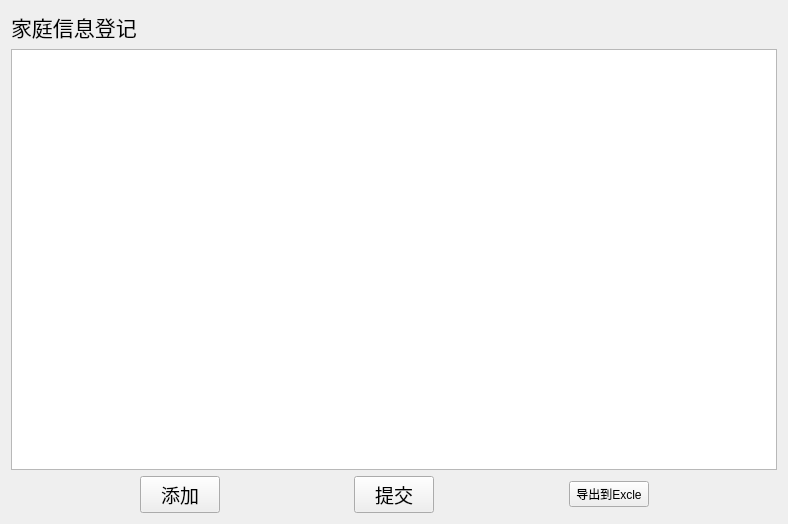
<?xml version="1.0" encoding="UTF-8"?>
<ui version="4.0">
 <class>W_Info_Jia</class>
 <widget class="QWidget" name="W_Info_Jia">
  <property name="geometry">
   <rect>
    <x>0</x>
    <y>0</y>
    <width>788</width>
    <height>524</height>
   </rect>
  </property>
  <property name="windowTitle">
   <string>Form</string>
  </property>
  <layout class="QGridLayout" name="gridLayout">
   <item row="3" column="0">
    <layout class="QHBoxLayout" name="horizontalLayout">
     <item>
      <spacer name="horizontalSpacer_2">
       <property name="orientation">
        <enum>Qt::Horizontal</enum>
       </property>
       <property name="sizeHint" stdset="0">
        <size>
         <width>40</width>
         <height>20</height>
        </size>
       </property>
      </spacer>
     </item>
     <item>
      <widget class="QPushButton" name="pushButton">
       <property name="font">
        <font>
         <family>Agency FB</family>
         <pointsize>14</pointsize>
        </font>
       </property>
       <property name="text">
        <string>添加</string>
       </property>
      </widget>
     </item>
     <item>
      <spacer name="horizontalSpacer">
       <property name="orientation">
        <enum>Qt::Horizontal</enum>
       </property>
       <property name="sizeHint" stdset="0">
        <size>
         <width>40</width>
         <height>20</height>
        </size>
       </property>
      </spacer>
     </item>
     <item>
      <widget class="QPushButton" name="pushButton_2">
       <property name="font">
        <font>
         <family>Agency FB</family>
         <pointsize>14</pointsize>
        </font>
       </property>
       <property name="text">
        <string>提交</string>
       </property>
      </widget>
     </item>
     <item>
      <spacer name="horizontalSpacer_3">
       <property name="orientation">
        <enum>Qt::Horizontal</enum>
       </property>
       <property name="sizeHint" stdset="0">
        <size>
         <width>40</width>
         <height>20</height>
        </size>
       </property>
      </spacer>
     </item>
     <item>
      <widget class="QPushButton" name="pushButton_3">
       <property name="text">
        <string>导出到Excle</string>
       </property>
      </widget>
     </item>
     <item>
      <spacer name="horizontalSpacer_4">
       <property name="orientation">
        <enum>Qt::Horizontal</enum>
       </property>
       <property name="sizeHint" stdset="0">
        <size>
         <width>40</width>
         <height>20</height>
        </size>
       </property>
      </spacer>
     </item>
    </layout>
   </item>
   <item row="0" column="0">
    <widget class="QLabel" name="label">
     <property name="font">
      <font>
       <family>Agency FB</family>
       <pointsize>16</pointsize>
      </font>
     </property>
     <property name="text">
      <string>家庭信息登记</string>
     </property>
    </widget>
   </item>
   <item row="1" column="0">
    <widget class="QTableView" name="tableView"/>
   </item>
  </layout>
 </widget>
 <resources/>
 <connections/>
</ui>
